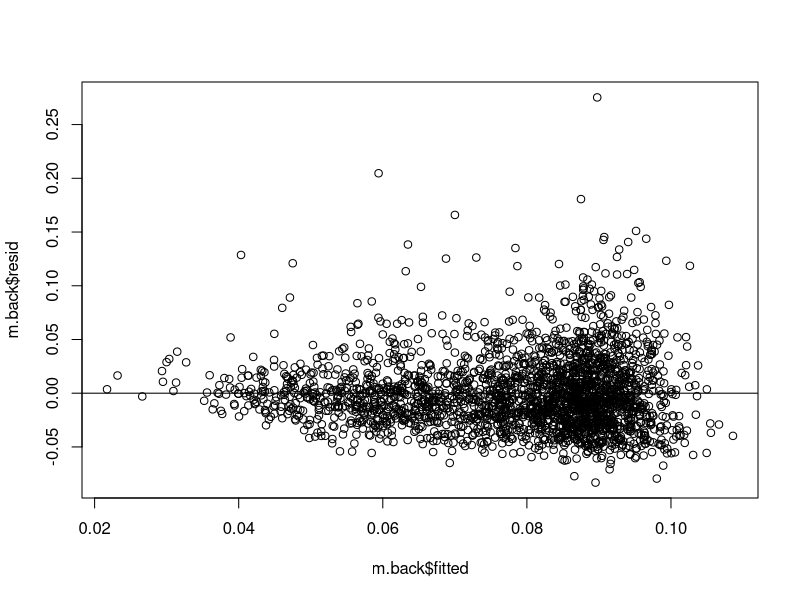
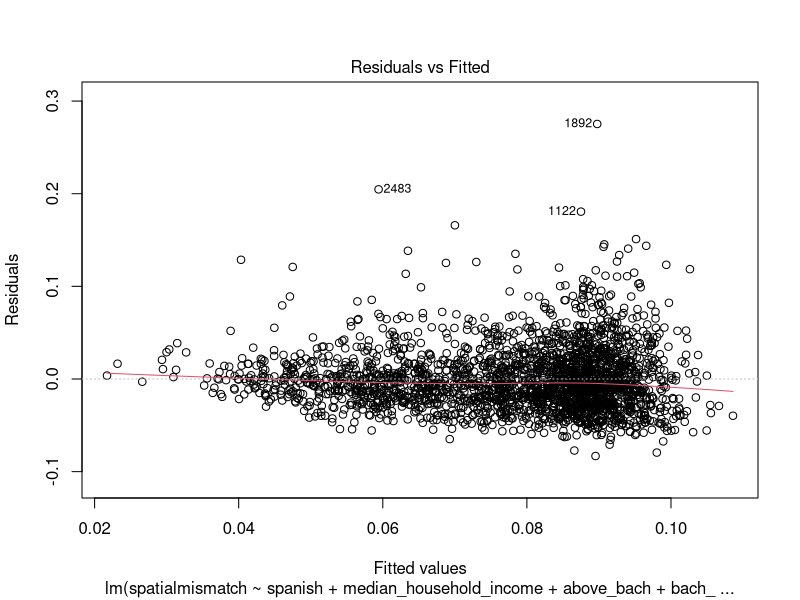
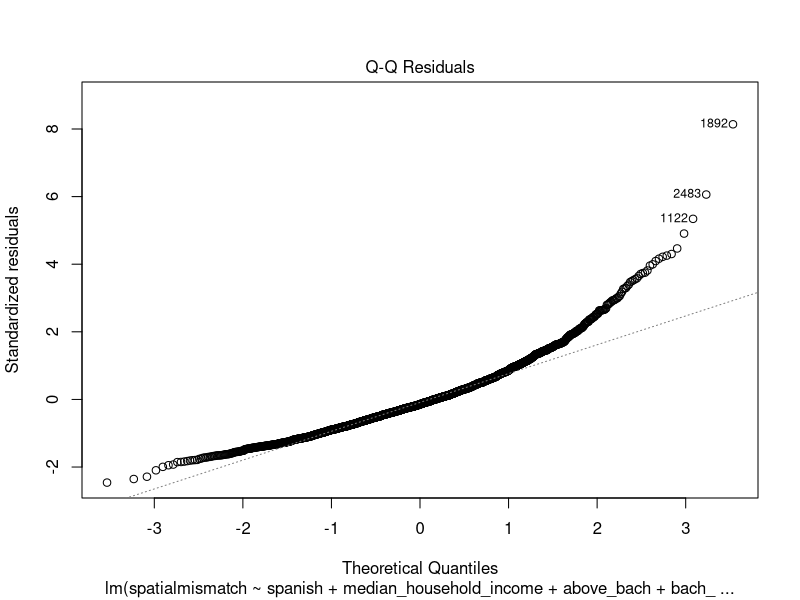
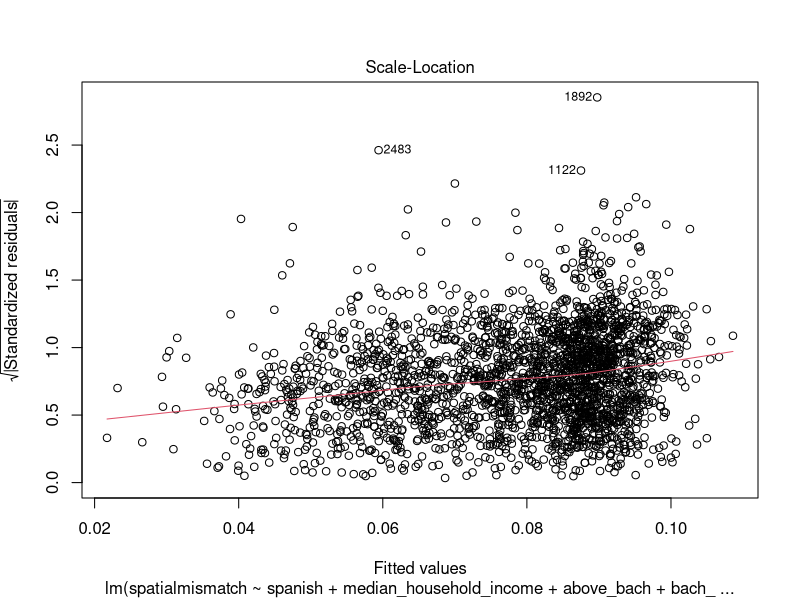
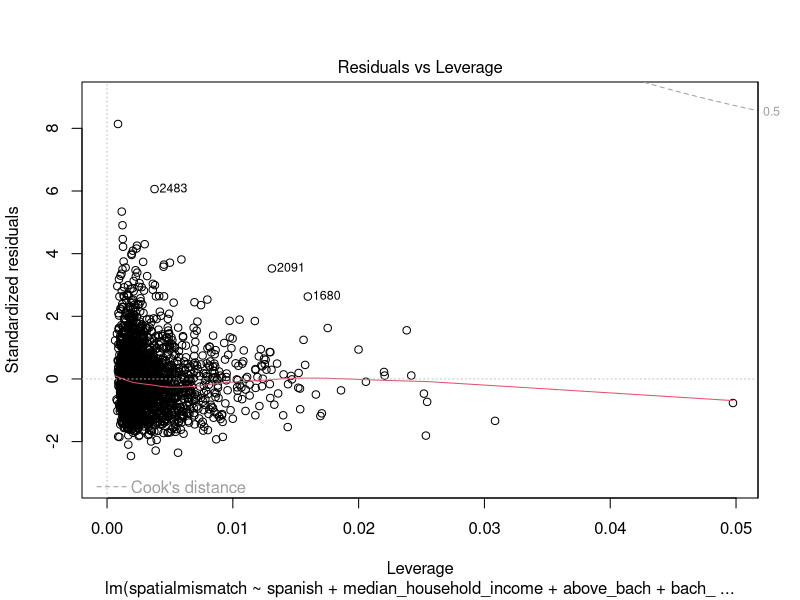

Here is the R script that generated these plots, in order: (Note: this script raises an error after producing the figures.)
library(readr)
model_data <- read_csv("models/model_data.csv")
m.all <- lm(spatialmismatch~ spanish + median_household_income + below_bach + above_bach + bach_interact + phd + white + nonwhite 
            + people_per_sqmi + english_better, data = model_data)

# backwards selection model, r^2 = 0.165, 7 predictors
MSE=(summary(m.all)$sigma)^2
step(m.all, scale=MSE, direction="backward")

m.back <- lm(formula = spatialmismatch ~ spanish + median_household_income + 
            above_bach + bach_interact + phd + white + english_better, 
          data = model_data)
summary(m.back)

plot(m.back$resid~m.back$fitted)
abline(0,0)
plot(m.back)

#omit na's so that foward selection can occur, removed 42 rows
model_data_na <- na.omit(model_data)

# forward selection model, r^2 = 0.1644, 6 predictors
m.none <- lm(spatialmismatch~1, data = model_data_na)
step(m.none, scope=list(upper=m.all), scale=MSE, direction="forward")

m.forward <- lm(formula = spatialmismatch ~ above_bach + bach_interact + white + phd + median_household_income, data = model_data_na)

summary(m.forward)

# stepwise regression model, r^2 = .165, 7 predictors
step(m.all, scope=list(upper=m.all), scale=MSE, direction="both")
m.stepwise <- lm(formula = spatialmismatch ~ spanish + median_household_income + 
                   above_bach + bach_interact + phd + white + english_better, 
                 data = model_data)
summary(m.stepwise)

anova(m.stepwise, m.forward)

# Best subsets model
all <- regsubsets(spatialmismatch~ spanish + median_household_income + below_bach + above_bach + bach_interact + phd + white + nonwhite 
                  + people_per_sqmi + english_better, data = model_data)
round(summary(all)$adjr2, 3)
plot(all, scale="adjr2")

# Lowest Cp model
round(summary(all)$cp,2)
plot(all, scale="Cp")

best_indiv_edu <- lm(formula = spatialmismatch ~ above_bach + bach_interact + white + phd + median_household_income, data = model_data_na)

summary(best_indiv_edu)

plot(best_indiv_edu)
